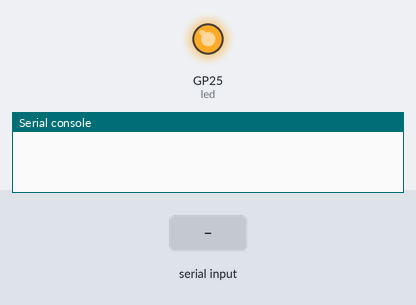
A program run on a simulated Raspberry Pi Pico running MicroPython. On the bench: output pins drawn as LEDs (lit = HIGH), the last lines printed to the serial console. Inputs (shaded band) come from the test bench.

Above: at 2.2 s.
2.3 s: "0" typed at the serial console, then Enter
At 3.5 s:
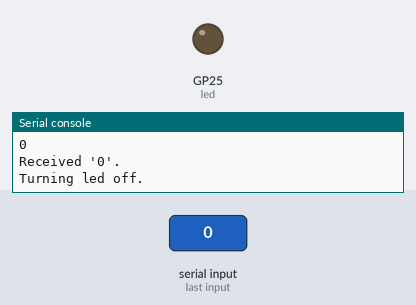
3.8 s: "1" typed at the serial console, then Enter
At 4.7 s:
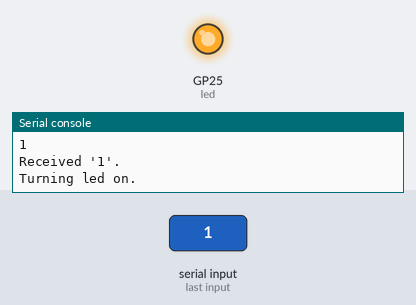
Timing chart, 0 to 6.8 s (numbered marks = the images above; inputs shaded):
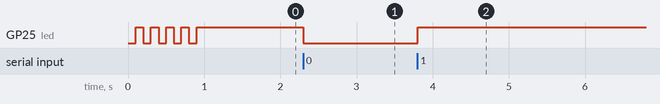

The program:

main.py
```python
#!/usr/bin/env python
# -*- coding: utf-8 -*-

"""
Oriëntatie op TI

Voorbeeld voor communicatie met Raspberry Pi Pico. Flash dit bestand
eerst naar de Raspberry Pi Pico. Start dan in de folder serial/PC-serial `main.py` op je laptop/PC.

(c) 2022 Hogeschool Utrecht,
Hagen Patzke (hagen.patzke@hu.nl) en
Tijmen Muller (tijmen.muller@hu.nl)
"""
from machine import Pin, ADC
import time

def temp():
    temppin = ADC(4)
    data = temppin.read_u16() * (3.3/65543)
    temp = 27 - (data - 0.706) / 0.001721
    print(temp)

# Use on-board led
led = Pin(25, Pin.OUT)

# Blink led to confirm succesful flashing
for _ in range(5):
    led(0)
    time.sleep(.1)
    led(1)
    time.sleep(.1)

# Wait for data from the connection
while True:
    data = input()

    print("Received '" + data + "'.")
    if data == '0':
        print("Turning led off.")
        led(0)
    elif data == '1':
        print("Turning led on.")
        led(1)
    elif data == '2':
        print("Getting temp")
        temp()
    else:
        print("Unknown command.")
```

Measured:
- after the input at 2.3 s, GP25 (led): HIGH → LOW at once
- after the input at 3.8 s, GP25 (led): LOW → HIGH at once
